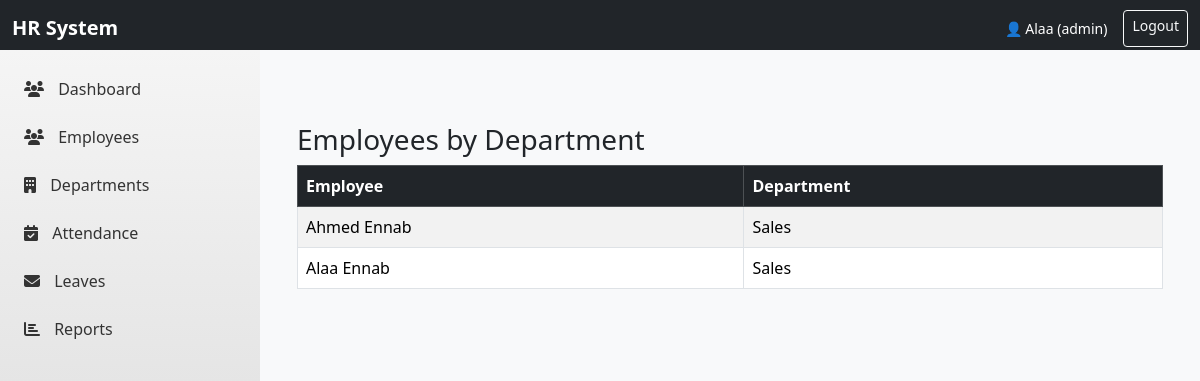
Page /reports/simple_report.php (signed in) on the committed database.
### tables this page shows
CREATE TABLE `employees` (
  `id` int(11) NOT NULL,
  `name` varchar(100) NOT NULL,
  `email` varchar(100) NOT NULL,
  `department` varchar(100) DEFAULT NULL,
  `phone` varchar(20) DEFAULT NULL,
  `department_id` int(11) DEFAULT NULL,
  `basic_salary` decimal(10,2) DEFAULT 0.00,
  `hire_date` date DEFAULT NULL,
  `created_at` timestamp NOT NULL DEFAULT current_timestamp()
);

CREATE TABLE `departments` (
  `id` int(11) NOT NULL,
  `name` varchar(100) NOT NULL,
  `created_at` timestamp NOT NULL DEFAULT current_timestamp()
);

### reports/simple_report.php (the view, shortened to what this page needs)
<?php
  include "../side_nav_bar.php";
 $conn = (new Database())->connect();
$employeesByDept = $conn->query("
    SELECT e.name as employee_name, d.name as department_name
    FROM employees e
    LEFT JOIN departments d ON e.department_id = d.id
    ORDER BY d.name ASC, e.name ASC
");
?>
<!DOCTYPE html>
<html lang="en">
<head>
    <link href="https://cdn.jsdelivr.net/npm/bootstrap@5.3.2/dist/css/bootstrap.min.css" rel="stylesheet">
</head>
<body class="bg-light">
    <div class="content">
<div class="container mt-5">
    <h3>Employees by Department</h3>
    <table class="table table-striped table-bordered">
        <thead class="table-dark">
            <tr>
                <th>Employee</th>
                <th>Department</th>
            </tr>
        </thead>
        <tbody>
            <?php while($row = $employeesByDept->fetch_assoc()): ?>
                <tr>
                    <td><?= htmlspecialchars($row['employee_name']) ?></td>
                    <td><?= htmlspecialchars($row['department_name'] ?? 'Unassigned') ?></td>
                </tr>
            <?php endwhile; ?>
        </tbody>
    </table>
</div>
            </div>
</body>
</html>

### side_nav_bar.php (style rules this page uses)
body { font-family: 'Segoe UI', Tahoma, Geneva, Verdana, sans-serif; margin: 0; padding: 0; }

### reports/simple_report.php (style rules this page uses)
.content { margin-left: 260px; padding: 25px; margin-top: 50px; }

### rows in the picture
employees: name "Ahmed Ennab", department.name "Sales"
employees: name "Alaa Ennab", department.name "Sales"

### other values in the picture
$_SESSION['username'] "Alaa"
$_SESSION['role'] "admin"
